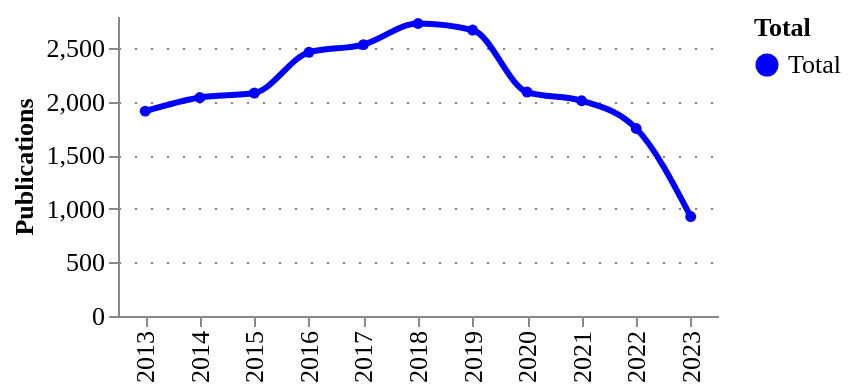

The notebook cell this image was saved under:
### Code cell
fig = pu.ts_smooth(
    ts_counts.assign(Total="Total"),
    ["Total"],
    variable= "counts",
    variable_title = "Publications",
    category_column = "Total",
    width = 300,
    height = 150,
    legend_orient='right',
)
pu.configure_plots(fig)

### Figure 1 — Vega-Lite specification as saved in the notebook (floating-point values rounded to 4 significant figures)
{"config": {"title": {"font": "Averta", "anchor": "start"}, "subtitle": {"font": "Averta"}, "axis": {"labelFont": "Averta", "titleFont": "Averta", "gridColor": "grey", "gridDash": [1, 7], "labelFontSize": 13, "titleFontSize": 13}, "header": {"labelFont": "Averta", "titleFont": "Averta"}, "legend": {"labelFont": "Averta", "titleFont": "Averta", "labelFontSize": 13, "titleFontSize": 13}, "range": {"category": ["#0000FF", "#FDB633", "#18A48C", "#9A1BBE", "#EB003B", "#FF6E47", "#646363", "#0F294A", "#97D9E3", "#A59BEE", "#F6A4B7", "#D2C9C0", "#FFFFFF", "#000000"], "ordinal": {"scheme": ["#0000FF", "#FDB633", "#18A48C", "#9A1BBE", "#EB003B", "#FF6E47", "#646363", "#0F294A", "#97D9E3", "#A59BEE", "#F6A4B7", "#D2C9C0", "#FFFFFF", "#000000"]}}, "view": {"strokeWidth": 0}}, "data": {"name": "data-3107b650830e924a37e2d6234057b61f"}, "mark": {"type": "line", "interpolate": "monotone", "point": {"filled": true, "size": 30}, "size": 3, "strokeDash": [0]}, "encoding": {"color": {"field": "Total", "legend": {"orient": "right"}, "type": "nominal"}, "tooltip": [{"field": "year", "title": "Year", "type": "ordinal"}, {"field": "Total", "type": "nominal"}, {"field": "counts", "format": ".3f", "title": "Publications", "type": "quantitative"}], "x": {"field": "year", "title": "", "type": "ordinal"}, "y": {"field": "counts", "title": "Publications", "type": "quantitative"}}, "height": 150, "title": {"anchor": "start", "text": "", "fontSize": 14, "subtitle": "", "subtitleFont": "Averta", "subtitleFontSize": 13}, "width": 300, "$schema": "https://vega.github.io/schema/vega-lite/v4.17.0.json", "datasets": {"data-3107b650830e924a37e2d6234057b61f": [{"year": 2013, "counts": 1912, "Total": "Total"}, {"year": 2014, "counts": 2039, "Total": "Total"}, {"year": 2015, "counts": 2081, "Total": "Total"}, {"year": 2016, "counts": 2461, "Total": "Total"}, {"year": 2017, "counts": 2533, "Total": "Total"}, {"year": 2018, "counts": 2730, "Total": "Total"}, {"year": 2019, "counts": 2669, "Total": "Total"}, {"year": 2020, "counts": 2090, "Total": "Total"}, {"year": 2021, "counts": 2009, "Total": "Total"}, {"year": 2022, "counts": 1750, "Total": "Total"}, {"year": 2023, "counts": 928, "Total": "Total"}]}}
